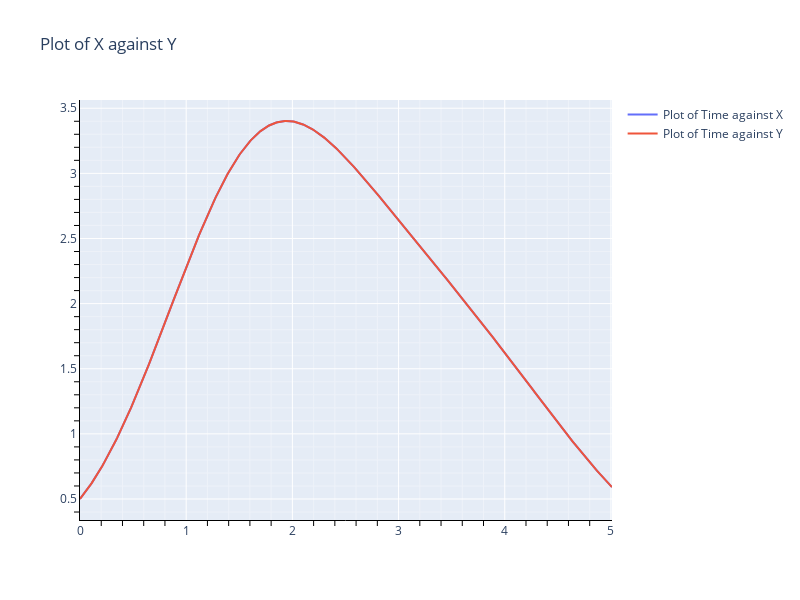

The cell this chart's notebook holds for it:
### Code cell
method_name = "_ode_AB4_output"

df = pd.read_csv(fout_dir + file_name_2 + method_name + ".csv")


def u_func(t):
    return np.exp(np.sin(t)) - np.cos(t) + 0.5


t = df["time"]
y = df["u0"]
u = u_func(t)


draw_plots_plotly(t, y, u)

### Figure 1 — Plotly figure (JSON) as saved in the notebook; plotly's stock layout.template omitted (floating-point values rounded to 4 significant figures; data arrays with more than 128 entries replaced by an {"elided": "..."} marker saying what was removed)
{"data": [{"mode": "lines", "name": "Plot of Time against X", "type": "scatter", "x": {"elided": "502 float values"}, "y": {"elided": "502 float values"}}, {"mode": "lines", "name": "Plot of Time against Y", "type": "scatter", "x": {"elided": "502 float values"}, "y": {"elided": "502 float values"}}], "layout": {"autosize": false, "height": 600, "title": {"text": "Plot of X against Y"}, "width": 800, "xaxis": {"linecolor": "black", "linewidth": 1, "minor": {"showgrid": true, "tickcolor": "black", "ticklen": 5}, "showline": true}, "yaxis": {"linecolor": "black", "linewidth": 1, "minor": {"showgrid": true, "tickcolor": "black", "ticklen": 5}, "showline": true}}}
